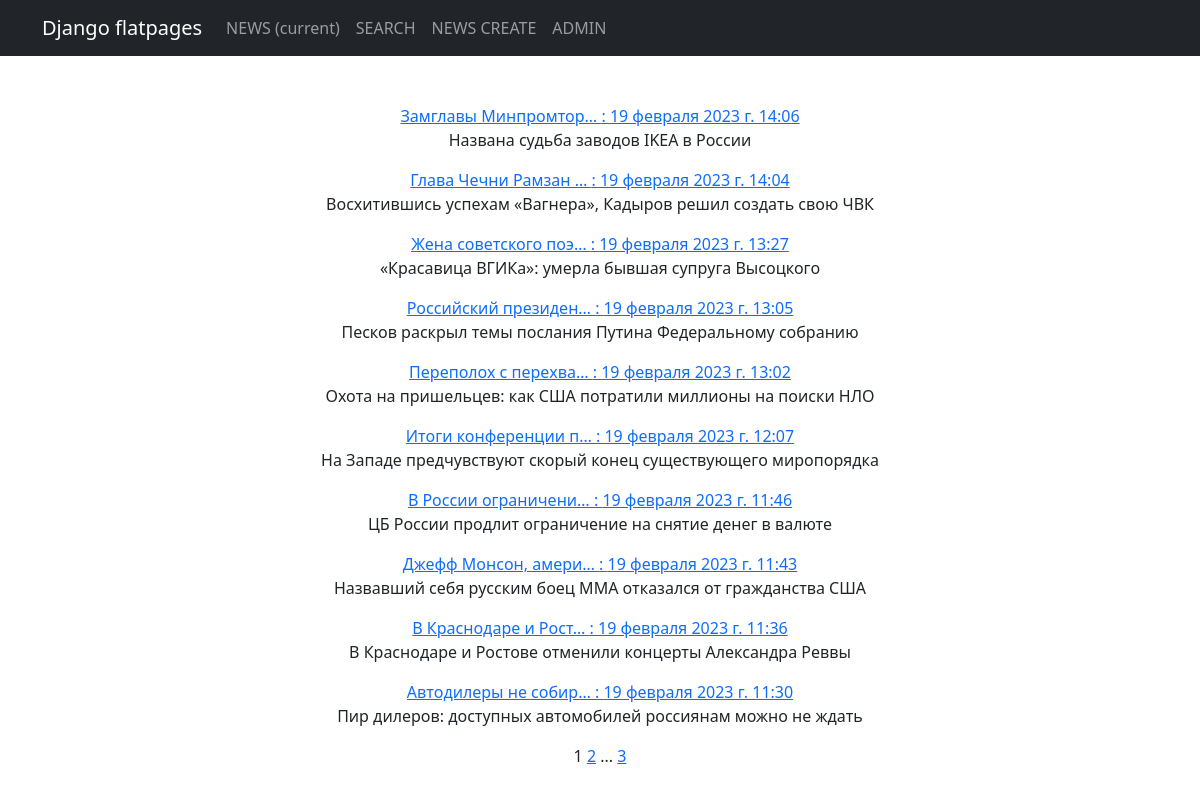
Page /news/ on the committed database.
### news_app/models.py (models this page shows, shortened)
class News(models.Model):
    title = models.CharField(max_length=64)
    text = models.TextField()
    date_creation = models.DateTimeField(auto_now_add=True)
    slug = models.SlugField(max_length=128, unique=True)
    newsCategory = models.ManyToManyField(Category, through='NewsCategory')
    NEWS = 'NW'
    ARTICLE = 'AR'
    CATEGORY_CHOCES = (
        (NEWS, 'Новость'),
        (ARTICLE, 'Статья'),
    )
    type = models.CharField(max_length=2, choices=CATEGORY_CHOCES, default=NEWS)
    def get_absolute_url(self):
        return reverse('detail_new', kwargs={'pk': self.pk})

### news_app/views.py (the view)
# urls.py: path('news/', NewsList.as_view(), name='news'),
class NewsList(ListView):
    model = News
    ordering = '-date_creation'
    context_object_name = 'News_make'
    template_name = 'news_app/news.html'
    paginate_by = 10

### news_app/templatetags/custom_filters.py (called while the page is built)
@register.filter()
def currency(text_in):
    text_out = text_in[:].split()
    for i in text_out:
        for key, value in STOP_LIST.items():
            if key in text_out:
                index_word = text_out.index(key)
                text_out[index_word] = value
    text_out = ' '.join(text_out)
    return f'{text_out}'

### news_app/templatetags/custom_tags.py (called while the page is built)
@register.simple_tag(takes_context=True)
def url_replace(context, **kwargs):
   d = context['request'].GET.copy()
   for k, v in kwargs.items():
       d[k] = v
   return d.urlencode()

### news_app/templates/news_app/news.html (shortened to what this page needs)
{% extends 'default.html' %}
{% load custom_filters %}
{% load custom_tags %}
{% block content %}
{% for new in News_make %}
    <a href="{{ new.get_absolute_url }}"> {{ new.text|currency|truncatechars:20 }} : {{ new.date_creation }} </a>
    <p>{{ new.title }}</p>
{% endfor %}
   {{ page_obj.number }}
   {% if page_obj.has_next %}
       <a href="?{% url_replace page=page_obj.next_page_number %}">{{ page_obj.next_page_number }}</a>
       {% if paginator.num_pages != page_obj.next_page_number %}
           ...
           <a href="?{% url_replace page=page_obj.paginator.num_pages %}">{{ page_obj.paginator.num_pages }}</a>
       {% endif %}
   {% endif %}
{% endblock content %}

### news_app/templates/news_app/default.html (shortened to what this page needs)
<!DOCTYPE html>
<html lang="en">
    <head>
        {% load static %}
        <link href="{% static '/css/styles.css' %}" rel="stylesheet" />
    </head>
    <body>
        <nav class="navbar navbar-expand-lg navbar-dark bg-dark static-top">
           <div class="container">
               <a class="navbar-brand" href="#">Django flatpages</a>
               <div class="collapse navbar-collapse" id="navbarResponsive">
                   <ul class="navbar-nav ml-auto">
                       <li class="nav-item active">
                           <a class="nav-link" href="/news">NEWS
                               <span class="sr-only">(current)</span>
                           </a>
                       </li>
                       <li class="nav-item">
                           <a class="nav-link" href="/news/search">SEARCH</a>
                       </li>
                       <li class="nav-item">
                           <a class="nav-link" href="/news/create">NEWS CREATE</a>
                       </li>
                       <li class="nav-item">
                           <a class="nav-link" href="/admin">ADMIN</a>
                       </li>
                   </ul>
               </div>
           </div>
        </nav>
        <div class="container">
            <div class="text-center mt-5">
                {% block content %}
                {% endblock content %}
            </div>
        </div>
    </body>
</html>

### rows in the picture
News: text "Замглавы Минпромтор…", date_creation "19 февраля 2023 г. 14:06", title "Названа судьба заводов IKEA в России"
News: text "Глава Чечни Рамзан …", date_creation "19 февраля 2023 г. 14:04", title "Восхитившись успехам «Вагнера», Кадыров решил создать свою ЧВК"
News: text "Жена советского поэ…", date_creation "19 февраля 2023 г. 13:27", title "«Красавица ВГИКа»: умерла бывшая супруга Высоцкого"
News: text "Российский президен…", date_creation "19 февраля 2023 г. 13:05", title "Песков раскрыл темы послания Путина Федеральному собранию"
News: text "Переполох с перехва…", date_creation "19 февраля 2023 г. 13:02", title "Охота на пришельцев: как США потратили миллионы на поиски НЛО"
News: text "Итоги конференции п…", date_creation "19 февраля 2023 г. 12:07", title "На Западе предчувствуют скорый конец существующего миропорядка"
News: text "В России ограничени…", date_creation "19 февраля 2023 г. 11:46", title "ЦБ России продлит ограничение на снятие денег в валюте"
News: text "Джефф Монсон, амери…", date_creation "19 февраля 2023 г. 11:43", title "Назвавший себя русским боец ММА отказался от гражданства США"
News: text "В Краснодаре и Рост…", date_creation "19 февраля 2023 г. 11:36", title "В Краснодаре и Ростове отменили концерты Александра Реввы"
News: text "Автодилеры не собир…", date_creation "19 февраля 2023 г. 11:30", title "Пир дилеров: доступных автомобилей россиянам можно не ждать"

### other values in the picture
{{ page_obj.number }} "1"
{{ page_obj.next_page_number }} "2"
{{ page_obj.paginator.num_pages }} "3"
